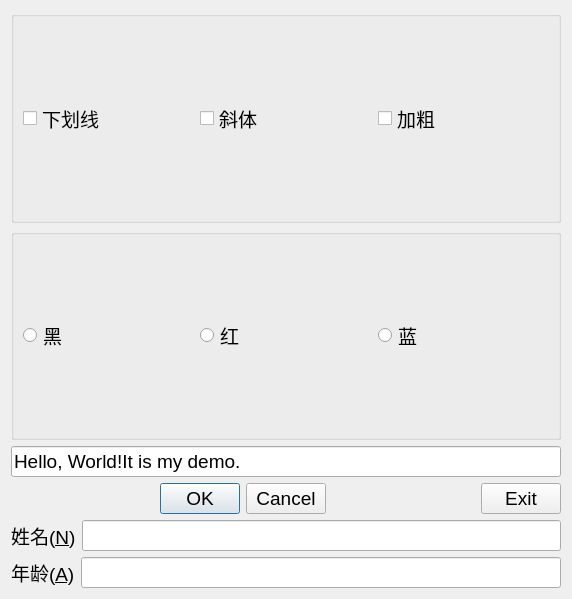
<?xml version="1.0" encoding="UTF-8"?>
<ui version="4.0">
 <class>Dialog</class>
 <widget class="QDialog" name="Dialog">
  <property name="geometry">
   <rect>
    <x>0</x>
    <y>0</y>
    <width>572</width>
    <height>599</height>
   </rect>
  </property>
  <property name="font">
   <font>
    <pointsize>14</pointsize>
   </font>
  </property>
  <property name="windowTitle">
   <string>Dialog</string>
  </property>
  <layout class="QVBoxLayout" name="verticalLayout_2">
   <item>
    <widget class="QGroupBox" name="groupBox">
     <property name="title">
      <string/>
     </property>
     <layout class="QHBoxLayout" name="horizontalLayout_3">
      <item>
       <widget class="QCheckBox" name="checkBox">
        <property name="text">
         <string>下划线</string>
        </property>
       </widget>
      </item>
      <item>
       <widget class="QCheckBox" name="checkBox_2">
        <property name="text">
         <string>斜体</string>
        </property>
       </widget>
      </item>
      <item>
       <widget class="QCheckBox" name="checkBox_3">
        <property name="text">
         <string>加粗</string>
        </property>
       </widget>
      </item>
     </layout>
    </widget>
   </item>
   <item>
    <widget class="QGroupBox" name="groupBox_2">
     <property name="title">
      <string/>
     </property>
     <layout class="QHBoxLayout" name="horizontalLayout_2">
      <item>
       <widget class="QRadioButton" name="radioButton">
        <property name="text">
         <string>黑</string>
        </property>
       </widget>
      </item>
      <item>
       <widget class="QRadioButton" name="radioButton_2">
        <property name="text">
         <string>红</string>
        </property>
       </widget>
      </item>
      <item>
       <widget class="QRadioButton" name="radioButton_3">
        <property name="text">
         <string>蓝</string>
        </property>
       </widget>
      </item>
     </layout>
    </widget>
   </item>
   <item>
    <widget class="QLineEdit" name="lineEdit">
     <property name="text">
      <string>Hello, World!It is my demo. </string>
     </property>
    </widget>
   </item>
   <item>
    <layout class="QHBoxLayout" name="horizontalLayout">
     <item>
      <spacer name="horizontalSpacer">
       <property name="orientation">
        <enum>Qt::Horizontal</enum>
       </property>
       <property name="sizeHint" stdset="0">
        <size>
         <width>40</width>
         <height>20</height>
        </size>
       </property>
      </spacer>
     </item>
     <item>
      <widget class="QPushButton" name="pushButton">
       <property name="text">
        <string>OK</string>
       </property>
      </widget>
     </item>
     <item>
      <widget class="QPushButton" name="pushButton_2">
       <property name="text">
        <string>Cancel</string>
       </property>
      </widget>
     </item>
     <item>
      <spacer name="horizontalSpacer_2">
       <property name="orientation">
        <enum>Qt::Horizontal</enum>
       </property>
       <property name="sizeHint" stdset="0">
        <size>
         <width>40</width>
         <height>20</height>
        </size>
       </property>
      </spacer>
     </item>
     <item>
      <widget class="QPushButton" name="pushButton_3">
       <property name="text">
        <string>Exit</string>
       </property>
      </widget>
     </item>
    </layout>
   </item>
   <item>
    <layout class="QVBoxLayout" name="verticalLayout">
     <item>
      <layout class="QHBoxLayout" name="horizontalLayout_4">
       <item>
        <widget class="QLabel" name="label">
         <property name="text">
          <string>姓名(&amp;N)</string>
         </property>
         <property name="buddy">
          <cstring>lineEdit_2</cstring>
         </property>
        </widget>
       </item>
       <item>
        <widget class="QLineEdit" name="lineEdit_2"/>
       </item>
      </layout>
     </item>
     <item>
      <layout class="QHBoxLayout" name="horizontalLayout_5">
       <item>
        <widget class="QLabel" name="label_2">
         <property name="text">
          <string>年龄(&amp;A)</string>
         </property>
         <property name="buddy">
          <cstring>lineEdit_3</cstring>
         </property>
        </widget>
       </item>
       <item>
        <widget class="QLineEdit" name="lineEdit_3"/>
       </item>
      </layout>
     </item>
    </layout>
   </item>
  </layout>
 </widget>
 <tabstops>
  <tabstop>lineEdit_2</tabstop>
  <tabstop>lineEdit_3</tabstop>
  <tabstop>checkBox</tabstop>
  <tabstop>checkBox_2</tabstop>
  <tabstop>checkBox_3</tabstop>
  <tabstop>radioButton</tabstop>
  <tabstop>radioButton_2</tabstop>
  <tabstop>radioButton_3</tabstop>
  <tabstop>pushButton</tabstop>
  <tabstop>pushButton_2</tabstop>
  <tabstop>pushButton_3</tabstop>
  <tabstop>lineEdit</tabstop>
 </tabstops>
 <resources/>
 <connections>
  <connection>
   <sender>pushButton</sender>
   <signal>clicked()</signal>
   <receiver>Dialog</receiver>
   <slot>accept()</slot>
   <hints>
    <hint type="sourcelabel">
     <x>178</x>
     <y>392</y>
    </hint>
    <hint type="destinationlabel">
     <x>43</x>
     <y>377</y>
    </hint>
   </hints>
  </connection>
  <connection>
   <sender>pushButton_2</sender>
   <signal>clicked()</signal>
   <receiver>Dialog</receiver>
   <slot>reject()</slot>
   <hints>
    <hint type="sourcelabel">
     <x>309</x>
     <y>392</y>
    </hint>
    <hint type="destinationlabel">
     <x>304</x>
     <y>432</y>
    </hint>
   </hints>
  </connection>
  <connection>
   <sender>pushButton_3</sender>
   <signal>clicked()</signal>
   <receiver>Dialog</receiver>
   <slot>close()</slot>
   <hints>
    <hint type="sourcelabel">
     <x>521</x>
     <y>391</y>
    </hint>
    <hint type="destinationlabel">
     <x>512</x>
     <y>423</y>
    </hint>
   </hints>
  </connection>
 </connections>
</ui>
